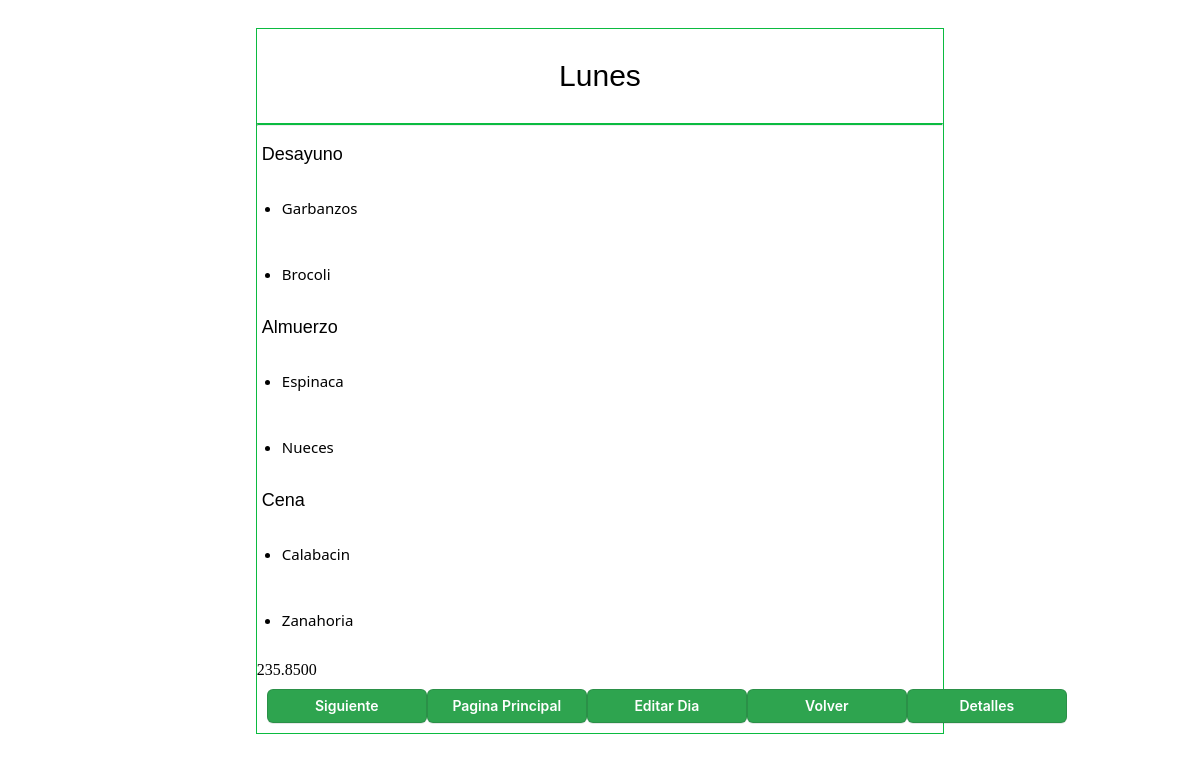
The app's page /views/dieta/verDieta.php?dni=10574649&dia=Lunes with its own data.
### tables this page shows
CREATE TABLE `dietas` (
  `id_dieta` int NOT NULL,
  `dia_id` int NOT NULL,
  `id_tipo` int NOT NULL,
  `id_alimento` int NOT NULL,
  `gramos` int NOT NULL,
  `fecha` datetime DEFAULT NULL,
  PRIMARY KEY (`id_dieta`,`dia_id`,`id_tipo`,`id_alimento`),
  KEY `dietas_dia_id_dia_id_dia` (`dia_id`),
  KEY `dietas_id_tipo_tipo_comida_id_tipo` (`id_tipo`),
  KEY `dietas_id_alimento_alimentos_id_alimento` (`id_alimento`),
  CONSTRAINT `dietas_dia_id_dia_id_dia` FOREIGN KEY (`dia_id`) REFERENCES `dia` (`id_dia`),
  CONSTRAINT `dietas_id_alimento_alimentos_id_alimento` FOREIGN KEY (`id_alimento`) REFERENCES `alimentos` (`id_alimento`),
  CONSTRAINT `dietas_id_dieta_pacientes_dni` FOREIGN KEY (`id_dieta`) REFERENCES `pacientes` (`dni`),
  CONSTRAINT `dietas_id_tipo_tipo_comida_id_tipo` FOREIGN KEY (`id_tipo`) REFERENCES `tipo_comida` (`id_tipo`)
);

CREATE TABLE `tipo_comida` (
  `id_tipo` int NOT NULL AUTO_INCREMENT,
  `nombre` varchar(25) NOT NULL,
  PRIMARY KEY (`id_tipo`)
);

CREATE TABLE `alimentos` (
  `id_alimento` int NOT NULL AUTO_INCREMENT,
  `nombre` varchar(100) NOT NULL,
  `calorias` int NOT NULL,
  `vitaminas` varchar(100) NOT NULL,
  `aporte_nutricional` varchar(255) NOT NULL,
  PRIMARY KEY (`id_alimento`),
  UNIQUE KEY `nombre` (`nombre`)
);

### database/consultas.php (called while the page is built, shortened)
<?php
$sql = "SELECT
`nutricionista1`.`dietas`.`fecha` AS `FECHA`,
`nutricionista1`.`dia`.`nombre` AS `DIA`,
`nutricionista1`.`tipo_comida`.`nombre` AS `TIPO`,
`nutricionista1`.`alimentos`.`nombre` AS `ALIMENTO`,
`nutricionista1`.`alimentos`.`vitaminas` AS `VITAMINAS`,
`nutricionista1`.`alimentos`.`aporte_nutricional` AS `NUTRIENTES`,
`nutricionista1`.`dietas`.`gramos` AS `GRAMOS`
FROM
((((`nutricionista1`.`dietas`
JOIN `nutricionista1`.`pacientes` ON ((`nutricionista1`.`dietas`.`id_dieta` = `nutricionista1`.`pacientes`.`dni`)))
JOIN `nutricionista1`.`dia` ON ((`nutricionista1`.`dia`.`id_dia` = `nutricionista1`.`dietas`.`dia_id`)))
JOIN `nutricionista1`.`tipo_comida` ON ((`nutricionista1`.`dietas`.`id_tipo` = `nutricionista1`.`tipo_comida`.`id_tipo`)))
JOIN `nutricionista1`.`alimentos` ON ((`nutricionista1`.`dietas`.`id_alimento` = `nutricionista1`.`alimentos`.`id_alimento`)))
WHERE
((`nutricionista1`.`dia`.`nombre` = :dia)
    AND (`nutricionista1`.`pacientes`.`dni` = :dni))";
$sql1 = "SELECT
        SUM(((`nutricionista1`.`alimentos`.`calorias` * `nutricionista1`.`dietas`.`gramos`) / 100)) AS `CaloriasTotales`
    FROM
        ((((`nutricionista1`.`dietas`
        JOIN `nutricionista1`.`pacientes` ON ((`nutricionista1`.`dietas`.`id_dieta` = `nutricionista1`.`pacientes`.`dni`)))
        JOIN `nutricionista1`.`dia` ON ((`nutricionista1`.`dia`.`id_dia` = `nutricionista1`.`dietas`.`dia_id`)))
        JOIN `nutricionista1`.`tipo_comida` ON ((`nutricionista1`.`dietas`.`id_tipo` = `nutricionista1`.`tipo_comida`.`id_tipo`)))
        JOIN `nutricionista1`.`alimentos` ON ((`nutricionista1`.`dietas`.`id_alimento` = `nutricionista1`.`alimentos`.`id_alimento`)))
    WHERE
        ((`nutricionista1`.`dia`.`nombre` = :dia)
            AND (`nutricionista1`.`pacientes`.`dni` = :dni))";
?>

### views/dieta/verDieta.php (the view, shortened to what this page needs)
<?php
    require_once("../../database/database.php");
    require_once("../../database/consultas.php");
    if(isset($_GET["dni"]) && isset($_GET["dia"])){
        $dni = $_GET["dni"];
        $dia = $_GET["dia"];
        if($_GET["dia"] == "Lunes"){
            $anterior = "Lunes";
            $siguiente = "Martes";
        }else if($_GET["dia"] == "Martes"){
            $anterior = "Lunes";
            $siguiente = "Miercoles";
        }else if($_GET["dia"] == "Miercoles"){
            $anterior = "Martes";
            $siguiente = "Jueves";
        }else if($_GET["dia"] == "Jueves"){
            $anterior = "Miercoles";
            $siguiente = "Viernes";
        }else if($_GET["dia"] == "Viernes"){
            $anterior = "Jueves";
            $siguiente = "Sabado";
        }else if($_GET["dia"] == "Sabado"){
            $anterior = "Viernes";
            $siguiente = "Domingo";
        }else if($_GET["dia"] == "Domingo"){
            $anterior = "Sabado";
        }
    }
    $registros1=$conn->prepare($sql);
	$registros1->execute(array(":dni"=>$dni,":dia"=>$dia));
	$registros=$registros1->fetchAll();
    $tipo = " ";
    $calorias = $conn->prepare($sql1);
    $calorias->execute(array(":dia"=>$dia,":dni"=>$dni));
    $count = $calorias->fetchColumn();
?>
<!DOCTYPE html>
<html lang="en">
<head>
    <link rel="stylesheet" href="./verDieta.css">
</head>
<body>
    <div class="container">
        <div class="container-item">
            <div class="card">
                <div class="card-title">
                    <p class="card-h5"><?php echo $dia?></p>
                </div>
                <hr class="solid">
                <?php foreach ($registros as $key):?>
                <?php if($key["TIPO"] !== $tipo): ?>
                <?php $tipo = $key["TIPO"] ?>
                <div class="card-body">
                    <p class="card-text text-uppercase"><?php echo $key["TIPO"]?></p>
                </div>
                <?php endif;?>
                <ul class="list-group list-group-flush">
                    <li class="list-group-item"><?php echo $key["ALIMENTO"]?></li>
                </ul>
                <?php endforeach; ?>
                <div class="calorias"><?php echo $count?></div>
                <div class="card-btn">
                    <a href="verDieta.php?dni=<?php echo $dni?>&dia=<?php echo $siguiente?>">
                        <button class="btn">Siguiente</button>
                    </a>
                    <a href="../../index.php">
                        <button class="btn">Pagina Principal</button>
                    </a>
                    <a href="../../forms/dieta/editarDieta.php?dni=<?php echo $dni?>&dia=<?php echo $dia?>">
                    <button class="btn">Editar Dia</button>
                    </a>
                    <a href="verDieta.php?dni=<?php echo $dni?>&dia=<?php echo $anterior?>">
                        <button class="btn">Volver</button>
                    </a>
                    <a href="detalles.php?dni=<?php echo $dni?>&dia=<?php echo $dia?>">
                        <button class="btn">Detalles</button>
                    </a>
                </div>
            </div>
        </div>
    </div>
</body>
</html>

### views/dieta/verDieta.css (style rules this page uses)
.container { display:flex; flex-direction: column; justify-content: center; align-items: center; padding: 20px; }
.container-item { display: flex; flex-direction: column; border: 1px solid #0bbb40; width: 60%; }
.card-title { text-align: center; font-family: Arial, Helvetica, sans-serif; font-size: 30px; height: 100%; }
.card-body { font-family: Arial, Helvetica, sans-serif; font-size: 18px; margin-left: 5px; }
li { font-family: 'Segoe UI', Tahoma, Geneva, Verdana, sans-serif; font-size: 15px; margin-left: 10px; }
ul { padding: 15px; }
.btn { appearance: none; background-color: #2ea44f; border: 1px solid rgba(27, 31, 35, .15); border-radius: 6px; box-shadow: rgba(27, 31, 35, .1) 0 1px 0; box-sizing: border-box; color: #fff; cursor: pointer; display: inline-block; font-family: -apple-system,system-ui,"Segoe UI",Helvetica,Arial,sans-serif,"Apple Color Emoji","Segoe UI Emoji"; font-size: 14px; font-weight: 600; line-height: 20px; padding: 6px 16px; position: relative; text-align: center; text-decoration: none; user-select: none; width: 160px; -webkit-user-select: none; touch-action: manipulation; vertical-align: middle; white-space: nowrap; }
.card-btn { margin: 10px; display: flex; justify-content: space-around; }
hr.solid { border-top: 2px solid #0bbb40; }

### records on screen
dietas: id_tipo.nombre "Desayuno", id_alimento.nombre "Garbanzos"
dietas: id_alimento.nombre "Brocoli"
dietas: id_tipo.nombre "Almuerzo", id_alimento.nombre "Espinaca"
dietas: id_alimento.nombre "Nueces"
dietas: id_tipo.nombre "Cena", id_alimento.nombre "Calabacin"
dietas: id_alimento.nombre "Zanahoria"

### other values on screen
$dia "Lunes"
$count "235.8500"
